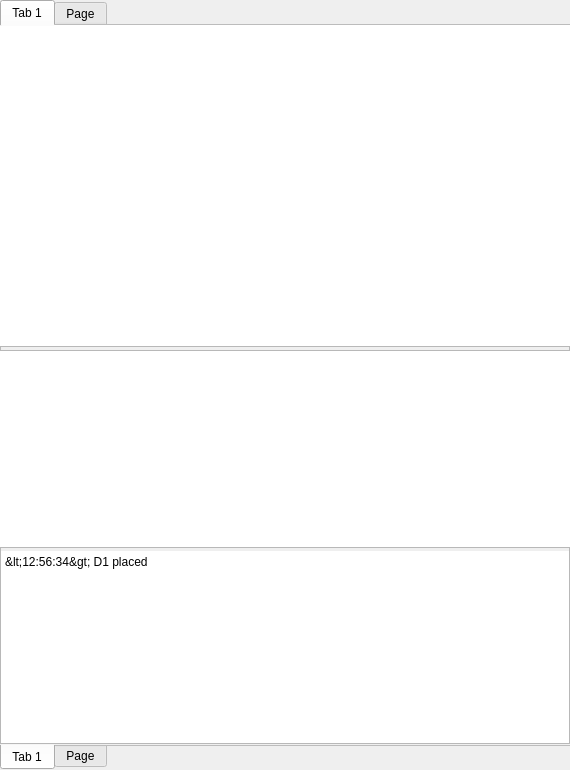
           <widget class="QFrame" name="GraphicsFrame">
            <property name="sizePolicy">
             <sizepolicy hsizetype="Expanding" vsizetype="Expanding">
              <horstretch>0</horstretch>
              <verstretch>0</verstretch>
             </sizepolicy>
            </property>
            <property name="minimumSize">
             <size>
              <width>550</width>
              <height>770</height>
             </size>
            </property>
            <property name="autoFillBackground">
             <bool>false</bool>
            </property>
            <property name="frameShape">
             <enum>QFrame::NoFrame</enum>
            </property>
            <property name="frameShadow">
             <enum>QFrame::Plain</enum>
            </property>
            <layout class="QVBoxLayout" name="verticalLayout_7">
             <property name="spacing">
              <number>0</number>
             </property>
             <property name="leftMargin">
              <number>0</number>
             </property>
             <property name="topMargin">
              <number>0</number>
             </property>
             <property name="rightMargin">
              <number>0</number>
             </property>
             <property name="bottomMargin">
              <number>0</number>
             </property>
             <item>
              <widget class="QTabWidget" name="BlueprintTabWidget">
               <property name="minimumSize">
                <size>
                 <width>550</width>
                 <height>30</height>
                </size>
               </property>
               <property name="mouseTracking">
                <bool>false</bool>
               </property>
               <property name="tabletTracking">
                <bool>true</bool>
               </property>
               <property name="acceptDrops">
                <bool>true</bool>
               </property>
               <property name="styleSheet">
                <string notr="true"/>
               </property>
               <property name="tabPosition">
                <enum>QTabWidget::North</enum>
               </property>
               <property name="currentIndex">
                <number>0</number>
               </property>
               <property name="documentMode">
                <bool>true</bool>
               </property>
               <property name="movable">
                <bool>true</bool>
               </property>
               <widget class="QWidget" name="BlueprintTab">
                <property name="sizePolicy">
                 <sizepolicy hsizetype="Expanding" vsizetype="Expanding">
                  <horstretch>0</horstretch>
                  <verstretch>0</verstretch>
                 </sizepolicy>
                </property>
                <property name="minimumSize">
                 <size>
                  <width>550</width>
                  <height>0</height>
                 </size>
                </property>
                <attribute name="title">
                 <string>Tab 1</string>
                </attribute>
                <layout class="QVBoxLayout" name="verticalLayout_3">
                 <property name="spacing">
                  <number>0</number>
                 </property>
                 <property name="leftMargin">
                  <number>0</number>
                 </property>
                 <property name="topMargin">
                  <number>0</number>
                 </property>
                 <property name="rightMargin">
                  <number>0</number>
                 </property>
                 <property name="bottomMargin">
                  <number>0</number>
                 </property>
                 <item>
                  <widget class="QGraphicsView" name="BlueprintTabView">
                   <property name="sizePolicy">
                    <sizepolicy hsizetype="Expanding" vsizetype="Expanding">
                     <horstretch>0</horstretch>
                     <verstretch>0</verstretch>
                    </sizepolicy>
                   </property>
                   <property name="minimumSize">
                    <size>
                     <width>550</width>
                     <height>0</height>
                    </size>
                   </property>
                   <property name="frameShape">
                    <enum>QFrame::NoFrame</enum>
                   </property>
                   <property name="verticalScrollBarPolicy">
                    <enum>Qt::ScrollBarAlwaysOff</enum>
                   </property>
                   <property name="horizontalScrollBarPolicy">
                    <enum>Qt::ScrollBarAlwaysOff</enum>
                   </property>
                  </widget>
                 </item>
                </layout>
               </widget>
               <widget class="QWidget" name="tab_2">
                <attribute name="title">
                 <string>Page</string>
                </attribute>
               </widget>
              </widget>
             </item>
             <item>
              <widget class="QFrame" name="TabResizeFrame">
               <property name="minimumSize">
                <size>
                 <width>570</width>
                 <height>5</height>
                </size>
               </property>
               <property name="maximumSize">
                <size>
                 <width>16777215</width>
                 <height>5</height>
                </size>
               </property>
               <property name="cursor">
                <cursorShape>SizeVerCursor</cursorShape>
               </property>
               <property name="frameShape">
                <enum>QFrame::StyledPanel</enum>
               </property>
               <property name="frameShadow">
                <enum>QFrame::Raised</enum>
               </property>
              </widget>
             </item>
             <item>
              <widget class="QTabWidget" name="GraphicsTabWidget">
               <property name="minimumSize">
                <size>
                 <width>550</width>
                 <height>30</height>
                </size>
               </property>
               <property name="mouseTracking">
                <bool>false</bool>
               </property>
               <property name="tabletTracking">
                <bool>false</bool>
               </property>
               <property name="acceptDrops">
                <bool>true</bool>
               </property>
               <property name="autoFillBackground">
                <bool>false</bool>
               </property>
               <property name="styleSheet">
                <string notr="true"/>
               </property>
               <property name="tabPosition">
                <enum>QTabWidget::South</enum>
               </property>
               <property name="currentIndex">
                <number>0</number>
               </property>
               <property name="documentMode">
                <bool>true</bool>
               </property>
               <property name="movable">
                <bool>true</bool>
               </property>
               <widget class="QWidget" name="GraphicsTab">
                <property name="sizePolicy">
                 <sizepolicy hsizetype="Expanding" vsizetype="Expanding">
                  <horstretch>0</horstretch>
                  <verstretch>0</verstretch>
                 </sizepolicy>
                </property>
                <property name="minimumSize">
                 <size>
                  <width>550</width>
                  <height>0</height>
                 </size>
                </property>
                <attribute name="title">
                 <string>Tab 1</string>
                </attribute>
                <layout class="QVBoxLayout" name="verticalLayout_2">
                 <property name="spacing">
                  <number>0</number>
                 </property>
                 <property name="leftMargin">
                  <number>0</number>
                 </property>
                 <property name="topMargin">
                  <number>0</number>
                 </property>
                 <property name="rightMargin">
                  <number>0</number>
                 </property>
                 <property name="bottomMargin">
                  <number>0</number>
                 </property>
                 <item>
                  <widget class="QGraphicsView" name="GraphicsTabView">
                   <property name="sizePolicy">
                    <sizepolicy hsizetype="Expanding" vsizetype="Expanding">
                     <horstretch>0</horstretch>
                     <verstretch>0</verstretch>
                    </sizepolicy>
                   </property>
                   <property name="minimumSize">
                    <size>
                     <width>550</width>
                     <height>0</height>
                    </size>
                   </property>
                   <property name="frameShape">
                    <enum>QFrame::NoFrame</enum>
                   </property>
                   <property name="verticalScrollBarPolicy">
                    <enum>Qt::ScrollBarAlwaysOff</enum>
                   </property>
                   <property name="horizontalScrollBarPolicy">
                    <enum>Qt::ScrollBarAlwaysOff</enum>
                   </property>
                  </widget>
                 </item>
                 <item>
                  <widget class="QFrame" name="GraphicsLoggerFrame">
                   <property name="sizePolicy">
                    <sizepolicy hsizetype="Expanding" vsizetype="Expanding">
                     <horstretch>0</horstretch>
                     <verstretch>0</verstretch>
                    </sizepolicy>
                   </property>
                   <property name="minimumSize">
                    <size>
                     <width>550</width>
                     <height>25</height>
                    </size>
                   </property>
                   <property name="maximumSize">
                    <size>
                     <width>16777215</width>
                     <height>200</height>
                    </size>
                   </property>
                   <property name="frameShape">
                    <enum>QFrame::StyledPanel</enum>
                   </property>
                   <property name="frameShadow">
                    <enum>QFrame::Raised</enum>
                   </property>
                   <layout class="QVBoxLayout" name="verticalLayout_6" stretch="1,0">
                    <property name="spacing">
                     <number>0</number>
                    </property>
                    <property name="leftMargin">
                     <number>0</number>
                    </property>
                    <property name="topMargin">
                     <number>0</number>
                    </property>
                    <property name="rightMargin">
                     <number>0</number>
                    </property>
                    <property name="bottomMargin">
                     <number>0</number>
                    </property>
                    <item>
                     <widget class="QFrame" name="GraphicsLoggerAnchor">
                      <property name="sizePolicy">
                       <sizepolicy hsizetype="Expanding" vsizetype="Fixed">
                        <horstretch>0</horstretch>
                        <verstretch>0</verstretch>
                       </sizepolicy>
                      </property>
                      <property name="minimumSize">
                       <size>
                        <width>550</width>
                        <height>3</height>
                       </size>
                      </property>
                      <property name="maximumSize">
                       <size>
                        <width>16777215</width>
                        <height>3</height>
                       </size>
                      </property>
                      <property name="cursor">
                       <cursorShape>SizeVerCursor</cursorShape>
                      </property>
                      <property name="frameShape">
                       <enum>QFrame::NoFrame</enum>
                      </property>
                      <property name="frameShadow">
                       <enum>QFrame::Raised</enum>
                      </property>
                     </widget>
                    </item>
                    <item>
                     <widget class="QPlainTextEdit" name="GraphicsLogger">
                      <property name="sizePolicy">
                       <sizepolicy hsizetype="Expanding" vsizetype="Expanding">
                        <horstretch>0</horstretch>
                        <verstretch>0</verstretch>
                       </sizepolicy>
                      </property>
                      <property name="minimumSize">
                       <size>
                        <width>550</width>
                        <height>22</height>
                       </size>
                      </property>
                      <property name="maximumSize">
                       <size>
                        <width>16777215</width>
                        <height>16777215</height>
                       </size>
                      </property>
                      <property name="whatsThis">
                       <string extracomment="AAA"/>
                      </property>
                      <property name="layoutDirection">
                       <enum>Qt::LeftToRight</enum>
                      </property>
                      <property name="styleSheet">
                       <string notr="true"/>
                      </property>
                      <property name="frameShape">
                       <enum>QFrame::NoFrame</enum>
                      </property>
                      <property name="frameShadow">
                       <enum>QFrame::Raised</enum>
                      </property>
                      <property name="verticalScrollBarPolicy">
                       <enum>Qt::ScrollBarAlwaysOff</enum>
                      </property>
                      <property name="horizontalScrollBarPolicy">
                       <enum>Qt::ScrollBarAlwaysOff</enum>
                      </property>
                      <property name="readOnly">
                       <bool>true</bool>
                      </property>
                      <property name="plainText">
                       <string>&lt;12:56:34&gt; D1 placed</string>
                      </property>
                     </widget>
                    </item>
                   </layout>
                  </widget>
                 </item>
                </layout>
               </widget>
               <widget class="QWidget" name="tab">
                <attribute name="title">
                 <string>Page</string>
                </attribute>
               </widget>
              </widget>
             </item>
            </layout>
           </widget>
